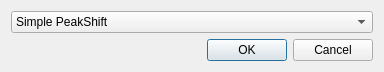
<?xml version="1.0" encoding="UTF-8"?>
<ui version="4.0">
 <class>AlignmentDialog</class>
 <widget class="QDialog" name="AlignmentDialog">
  <property name="geometry">
   <rect>
    <x>0</x>
    <y>0</y>
    <width>384</width>
    <height>68</height>
   </rect>
  </property>
  <property name="windowTitle">
   <string>Dialog</string>
  </property>
  <layout class="QVBoxLayout" name="verticalLayout">
   <item>
    <widget class="QComboBox" name="comboBox">
     <property name="layoutDirection">
      <enum>Qt::LeftToRight</enum>
     </property>
     <item>
      <property name="text">
       <string>Simple PeakShift</string>
      </property>
     </item>
     <item>
      <property name="text">
       <string>IcoShift</string>
      </property>
     </item>
     <item>
      <property name="text">
       <string>Fuzzy Warping</string>
      </property>
     </item>
    </widget>
   </item>
   <item>
    <widget class="QDialogButtonBox" name="buttonBox">
     <property name="orientation">
      <enum>Qt::Horizontal</enum>
     </property>
     <property name="standardButtons">
      <set>QDialogButtonBox::Cancel|QDialogButtonBox::Ok</set>
     </property>
    </widget>
   </item>
  </layout>
 </widget>
 <resources/>
 <connections>
  <connection>
   <sender>buttonBox</sender>
   <signal>accepted()</signal>
   <receiver>AlignmentDialog</receiver>
   <slot>accept()</slot>
   <hints>
    <hint type="sourcelabel">
     <x>248</x>
     <y>254</y>
    </hint>
    <hint type="destinationlabel">
     <x>157</x>
     <y>274</y>
    </hint>
   </hints>
  </connection>
  <connection>
   <sender>buttonBox</sender>
   <signal>rejected()</signal>
   <receiver>AlignmentDialog</receiver>
   <slot>reject()</slot>
   <hints>
    <hint type="sourcelabel">
     <x>316</x>
     <y>260</y>
    </hint>
    <hint type="destinationlabel">
     <x>286</x>
     <y>274</y>
    </hint>
   </hints>
  </connection>
 </connections>
</ui>
